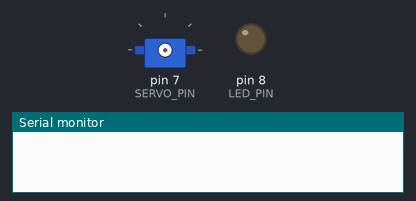
Recording of a sketch running on a simulated Arduino Uno, built with avr-gcc and run on an emulated ATmega328P. Parts: servo, output pins drawn as LEDs (lit = HIGH), the last lines printed to the serial monitor.

Above: at 0.05 s.
At 23.75 s:
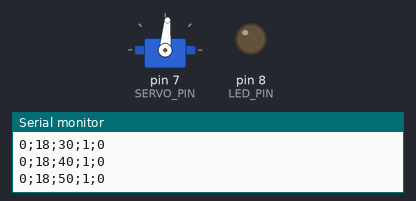
Timing chart, 0 to 39.3 s (numbered marks = the images above):
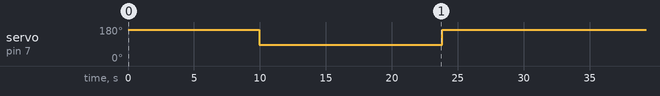

The sketch:

room-controller.ino
```cpp
#include "Scheduler.h"
#include "Arduino.h"
#include "Config.h"
#include "RoomState.h"
#include "ClockTask.h"
#include "RoomControlTask.h"
#include "CommunicationTask.h"

Scheduler taskmgr;
RoomState state;

void setup(){
  Serial.begin(9600);
  while (!Serial){}
  state = AUTO;
  ClockTask* clockTask = new ClockTask(&state);
  RoomControlTask* roomControl = new RoomControlTask(&state, LED_PIN, SERVO_PIN);
  CommunicationTask* commTask = new CommunicationTask(&state, BT_RX_PIN, BT_TX_PIN);

  taskmgr.init(BASE_PERIOD);
  clockTask->init(BASE_PERIOD);
  roomControl->init(BASE_PERIOD * 2, clockTask, commTask);
  commTask->init(BASE_PERIOD * 2, clockTask,
    roomControl->getRollerBlindsAngle(), roomControl->lightsOn());

  taskmgr.addTask(clockTask);
  taskmgr.addTask(roomControl);
  taskmgr.addTask(commTask);
}

void loop(){
  taskmgr.schedule();
}
```

Clock.cpp
```cpp
#include "Clock.h"

Clock::Clock (int time){
  this->hours = time;
  this->minutes = time;
}

int Clock::getHour() {
  return this->hours;
}

int Clock::getMinute() {
  return this->minutes;
}

void Clock::clockTick() {
  this->minutes += SKIP;
  if(this->minutes >= HOUR){
    this->hours = (this->hours + 1) % HRS_FORMAT;
    this->minutes =  this->minutes % HOUR;
  }
}
```

Clock.h
```cpp
#ifndef __CLOCK__
#define __CLOCK__

#define HRS_FORMAT 24
#define HOUR 60
#define SKIP 5

class Clock {
  int hours;
  int minutes;

  public:
    Clock(int time);
    /**
    * get the clock's hour
    */
    int getHour();
    /**
    * get the clock's minute
    */
    int getMinute();
    /**
    * puts the clock on the next time tick
    */
    void clockTick();

};

#endif
```

ClockTask.cpp
```cpp
#include "ClockTask.h"

ClockTask::ClockTask(RoomState* currState){
  this->currState = currState;
  this->clock = new Clock(START);
}
void ClockTask::init(int period) {
  Task::init(period);
}

void ClockTask::tick() {
  clock->clockTick();
}

Clock* ClockTask::getClock(){
  return this->clock;
}
```

ClockTask.h
```cpp
#ifndef __CLOCK_TASK__
#define __CLOCK_TASK__

#include "Task.h"
#include "Clock.h"

#define START 0

class ClockTask : public Task {
  RoomState* currState = nullptr;
  Clock* clock = nullptr;

  public:
    ClockTask(RoomState* currState);

   /**
    * returns the virtual clock
    */
    Clock* getClock();

    void init(int period);
    void tick();
};

#endif
```

CommunicationTask.cpp
```cpp
#include "CommunicationTask.h"

CommunicationTask::CommunicationTask(RoomState* currState, int rxPin, int txPin){
  this->currState = currState;
  this->btConfig = new RemoteConfig();
  this->dbConfig = new RemoteConfig();
  this->sens = new SensorsReadings();
  this->btCommChannel = new MsgServiceBT(rxPin, txPin, this->btConfig);
  this->serialCommChannel = new MsgServiceSerial(sens, this->dbConfig);
}

void CommunicationTask::init(int period, ClockTask* clockTask, int* servoAngle, bool* lights) {
  Task::init(period);
  this->clock = clockTask->getClock();
  this->btCommChannel->init();
  this->servoAngle = servoAngle;
  this->lights = lights;
}

void CommunicationTask::tick() {
  String msg, light;
  btCommChannel->receiveMsg();
  serialCommChannel->receiveMsg();
  switch (*currState){
    case AUTO:
      if(btConfig->isCtrlReq()){
        *currState = BLUETOOTH;
      } else if(dbConfig->isCtrlReq()){
        *currState = DASHBOARD;
      }
      break;
    case BLUETOOTH:
      if(btConfig->isReleaseReq()){
        *currState = AUTO;
      }
      break;
    case DASHBOARD:
      if(dbConfig->isReleaseReq()){
        *currState = AUTO;
      }
      break;
    default:
      *currState = AUTO;
      break;
  }

  /* pack informations */
  *lights ? light = "1" : light = "0";
  msg = *currState + sep + clock->getHour() + sep + clock->getMinute()
    + sep + light + sep + *servoAngle;

  /* send informations */
  btCommChannel->sendMsg(msg);
  serialCommChannel->sendMsg(msg);
}

RemoteConfig* CommunicationTask::getBTConfig(){
  return this->btConfig;
}

RemoteConfig* CommunicationTask::getDBConfig(){
  return this->dbConfig;
}

SensorsReadings* CommunicationTask::getSensorsReadings(){
  return this->sens;
}
```

CommunicationTask.h
```cpp
#ifndef __COMMUNICATION_TASK__
#define __COMMUNICATION_TASK__

#include "Task.h"
#include "MsgServiceSerial.h"
#include "MsgServiceBT.h"
#include "RemoteConfig.h"
#include "SensorsReadings.h"
#include "ClockTask.h"

class CommunicationTask : public Task {
  RoomState* currState = nullptr;
  MsgServiceBT* btCommChannel = nullptr;
  MsgServiceSerial* serialCommChannel = nullptr;
  RemoteConfig* btConfig = nullptr;
  RemoteConfig* dbConfig = nullptr;
  SensorsReadings* sens = nullptr;
  Clock* clock = nullptr;
  int* servoAngle;
  bool* lights;
  const String sep = ";";

  public:
    CommunicationTask(RoomState* currState, int rxPin, int txPin);

    void init(int period, ClockTask* clockTask, int* servoAngle, bool* lights);
    void tick();
    /**
    * returns remote configuration received via bluetooth
    */
    RemoteConfig* getBTConfig();
    /**
    * returns remote configuration received via serial line
    */
    RemoteConfig* getDBConfig();
    /**
    * returns the readings of the sensor board from the serial line
    */
    SensorsReadings* getSensorsReadings();
};

#endif
```

Led.cpp
```cpp
#include "Led.h"

Led::Led(int pin){
  this->pin = pin;
  this->state = OFF;
  pinMode(pin, OUTPUT);
}

bool Led::isOn() {
  return state == ON;
}

bool Led::isOff() {
  return state == OFF;
}

int Led::getPin() {
  return pin;
}

void Led::turnOn() {
  state = ON;
  digitalWrite(pin, HIGH);
}

void Led::turnOff() {
  state = OFF;
  digitalWrite(pin, LOW);
}
```

Led.h
```cpp
#ifndef __LED__
#define __LED__

#include "Arduino.h"
typedef enum {ON, OFF} LedState;

class Led {
  int pin;
  LedState state;

  public:
    Led(int pin);
    /**
    * returns true if the led is on
    */
    bool isOn();
    /**
    * returns true if the led is off
    */
    bool isOff();
    /**
    * returns the pin in which is plugged the led
    */
    int getPin();
    /**
    * Turns on the led
    */
    void turnOn();
    /**
    * Turns off the led
    */
    void turnOff();
};

#endif
```

MsgServiceBT.cpp
```cpp
#include "MsgServiceBT.h"

MsgServiceBT::MsgServiceBT(int rxPin, int txPin, RemoteConfig* conf){
  channel = new SoftwareSerial(rxPin, txPin);
  btConfig = conf;
}

void MsgServiceBT::init(){
  channel->begin(9600);
  failedComm = index = 0;
  clearMsg();
}

void MsgServiceBT::sendMsg(String msg){
  channel->println(msg);
}

void MsgServiceBT::receiveMsg(){
  !channel->available() ? failedComm++ : failedComm = 0;
  if (failedComm == TIMEOUT || index >= NUM_PARAM) {
    btConfig->setConfig("0","0","100");
    clearMsg();
  }
  while (channel->available() > 0 && index < NUM_PARAM) {
    char ch = (char) channel->read();
    switch(ch){
      case SEP:
        index++;
        break;
      case END_COMM:
        btConfig->setConfig(parsedMsg[REQ], parsedMsg[LIGHT], parsedMsg[RB]);
        clearMsg();
        break;
      default:
        if(isDigit(ch)){
          parsedMsg[index] += ch;
        }
        break;
    }
  }
}
```

MsgServiceBT.h
```cpp
#ifndef __MSGSERVICEBT__
#define __MSGSERVICEBT__

#include "Arduino.h"
#include "SoftwareSerial.h"
#include "RemoteConfig.h"

#define NUM_PARAM 3
#define SEP ';'
#define END_COMM '\n'
#define TIMEOUT 10

class MsgServiceBT {
  public:
    MsgServiceBT(int rxPin, int txPin, RemoteConfig* conf);

    void init();
    /**
    * receives and parses msg from the bluetooth module if present
    */
    void receiveMsg();
    /**
    * sends msg via bluetooth
    */
    void sendMsg(String msg);

  private:
    enum {REQ, LIGHT, RB};
    SoftwareSerial* channel = nullptr;
    String parsedMsg[NUM_PARAM];
    RemoteConfig* btConfig = nullptr;
    int failedComm, index;

    void clearMsg(){
      index = 0;
      for (int i = 0; i < NUM_PARAM; i ++ ){
        parsedMsg[i] = "";
      }
    }
};

#endif
```

MsgServiceSerial.cpp
```cpp
#include "MsgServiceSerial.h"

MsgServiceSerial::MsgServiceSerial(SensorsReadings* sens, RemoteConfig* conf){
  this->sensors = sens;
  this->dbConfig = conf;
}

void MsgServiceSerial::sendMsg(String msg){
  Serial.println(msg);
}

void MsgServiceSerial::receiveMsg() {
  if(index >= MSG_FIELDS){
    dbConfig->setConfig("0","0","100");
    sensors->setReadings("0", "0");
    clearMsg();
  }
  /* reading the content */
  while (Serial.available() && index < MSG_FIELDS) {
    char ch = (char) Serial.read();
    switch(ch){
      case SEP:
        index++;
        break;
      case END_COMM:
        dbConfig->setConfig(parsedMsg[REQ], parsedMsg[LIGHT], parsedMsg[RB]);
        sensors->setReadings(parsedMsg[SOMEONE], parsedMsg[LIGHTSENS]);
        clearMsg();
        break;
      default:
        if(isDigit(ch)){
          parsedMsg[index] += ch;
        }
        break;
    }
  }
}
```

MsgServiceSerial.h
```cpp
#ifndef __MSG_SERVICE_SERIAL__
#define __MSG_SERVICE_SERIAL__

#include "Arduino.h"
#include "RemoteConfig.h"
#include "SensorsReadings.h"

#define MSG_FIELDS 5
#define SEP ';'
#define END_COMM '\n'

class MsgServiceSerial {
  public:

    MsgServiceSerial(SensorsReadings* sens, RemoteConfig* conf);
    /**
    * sends msg on the serial line
    */
    void sendMsg(String msg);
    /**
    * receives a message from the serial line
    */
    void receiveMsg();

  private:
    enum {REQ, LIGHT, RB, SOMEONE, LIGHTSENS};
    RemoteConfig* dbConfig = nullptr;
    SensorsReadings* sensors = nullptr;
    String parsedMsg[MSG_FIELDS];
    int index = 0;

    void clearMsg(){
      index = 0;
      for (int i = 0; i < MSG_FIELDS; i ++ ){
        parsedMsg[i] = "";
      }
    }
};

#endif
```

RoomControlTask.cpp
```cpp
#include "RoomControlTask.h"

RoomControlTask::RoomControlTask (RoomState* currState, int ledPin, int servoPin){
  this->currState = currState;
  this->led = new Led(ledPin);
  this->servo = new Servo();
  this->servoPin = servoPin;
  *this->currAngle = UNROLLED;
  *this->lights = false;
}

void RoomControlTask::init(int period, ClockTask* clockTask, CommunicationTask* commTask) {
  this->btConfig = commTask->getBTConfig();
  this->dbConfig = commTask->getDBConfig();
  this->sens = commTask->getSensorsReadings();
  this->clock = clockTask->getClock();
  Task::init(period);
}

void RoomControlTask::angle(int angle) {
  if (angle < ROLLED_UP || angle > UNROLLED) {
    this->angle(UNROLLED);
    return;
  }
  *currAngle = angle;

  float coeff = (2250.0-750.0)/180;
  servo->attach(servoPin);
  servo->write(750 + angle*coeff*1.8);
  delay(DELAY_SERVO);
  servo->detach();
}

void RoomControlTask:: lightRules(){
  if(!sens->isSomeoneInRoom()){
    if (led->isOn()){
      led->turnOff();
    }
  } else {
    if(sens->getLightLvl() <= DARK && led->isOff()){
      led->turnOn();
    }
  }
}

void RoomControlTask:: rollerBlindsRules(){
  if(clock->getHour() >= SLEEP || clock->getHour() < WAKEUP){
    if(*currAngle != UNROLLED && !sens->isSomeoneInRoom()){
      angle(UNROLLED);
    }
  } else{
    if(*currAngle == UNROLLED && sens->isSomeoneInRoom()){
      angle(ROLLED_UP);
    }
  }
  angle(*currAngle);
}

void RoomControlTask::tick() {
  switch (*currState){
    case AUTO:
      lightRules();
      rollerBlindsRules();
      break;
    case BLUETOOTH:
      angle(btConfig->getRollerBlindsAngle());
      btConfig->islightOn() ? led->turnOn() : led->turnOff();
      break;
    case DASHBOARD:
      angle(dbConfig->getRollerBlindsAngle());
      dbConfig->islightOn() ? led->turnOn() : led->turnOff();
      break;
    default:
      break;
  }
  led->isOn() ? *lights = true : *lights = false;
}

int* RoomControlTask::getRollerBlindsAngle(){
  return this->currAngle;
}

bool* RoomControlTask::lightsOn(){
  return this->lights;
}
```

RoomControlTask.h
```cpp
#ifndef __ROOMCONTROL_TASK__
#define __ROOMCONTROL_TASK__

#include "Task.h"
#include "Led.h"
#include "Servo.h"
#include "ClockTask.h"
#include "CommunicationTask.h"

#define DARK 50
#define ROLLED_UP 0
#define UNROLLED 100
#define WAKEUP 8
#define SLEEP 19
#define DELAY_SERVO 50

class RoomControlTask : public Task {
  RoomState* currState = nullptr;
  Led* led = nullptr;
  Servo* servo = nullptr;
  RemoteConfig* btConfig = nullptr;
  RemoteConfig* dbConfig = nullptr;
  SensorsReadings* sens = nullptr;
  Clock* clock = nullptr;
  int servoPin;
  int* currAngle;
  bool* lights;

  /**
  * applies the given angle 0-180 to the servo motor
  */
  void angle(int angle);
  /**
  * applies the lighting system's rules
  */
  void lightRules();
  /**
  * applies the roller blinds system's rules
  */
  void rollerBlindsRules();

  public:
    RoomControlTask(RoomState* currState, int ledPin, int servoPin);
    /**
    * returns a pointer to the current roller blinds unorlling %
    */
    int* getRollerBlindsAngle();
    /**
    * returns a pointer to the room lighting state
    */
    bool* lightsOn();
    void init(int period, ClockTask* clockTask, CommunicationTask* commTask);
    void tick();
};

#endif
```

RoomState.h
```cpp
#ifndef __ROOM_STATE__
#define __ROOM_STATE__

// Defines in which type of state the room is currently in.
typedef enum {AUTO, DASHBOARD, BLUETOOTH} RoomState;

#endif
```

Scheduler.cpp
```cpp
#include "Scheduler.h"

void Scheduler::init(int basePeriod){
  this->basePeriod = basePeriod;
  timer.setupPeriod(basePeriod);
  nTasks = 0;
}

bool Scheduler::addTask(Task* task){
  if (nTasks < MAX_TASKS-1){
    taskList[nTasks] = task;
    nTasks++;
    return true;
  }
  return false;
}

void Scheduler::schedule(){
  timer.waitForNextTick();
  for (int i = 0; i < nTasks; i++){
    if (taskList[i]->updateAndCheckTime(basePeriod)){
      taskList[i]->tick();
    }
  }
}
```

Scheduler.h
```cpp
#ifndef __SCHEDULER__
#define __SCHEDULER__

#include "Timer.h"
#include "Task.h"

#define MAX_TASKS 10

class Scheduler {
  int basePeriod;
  int nTasks;
  Task* taskList[MAX_TASKS];
  Timer timer;

  public:
    void init(int basePeriod);
    /**
    * Adds a task to the execution flow
    */
    virtual bool addTask(Task* task);
    /**
    * executes a tick from every task
    */
    virtual void schedule();
};

#endif
```

SensorsReadings.cpp
```cpp
#include "SensorsReadings.h"

SensorsReadings::SensorsReadings(){
  this->isPresent = false;
  this->lightLvl = 0;
}

void SensorsReadings::setReadings(String presence, String lightLvl){
  presence.toInt() == YES ? isPresent = true : isPresent = false;
  this->lightLvl = lightLvl.toInt();
}

int SensorsReadings::getLightLvl(){
 return lightLvl;
}

bool SensorsReadings::isSomeoneInRoom(){
  return isPresent;
}
```

SensorsReadings.h
```cpp
#ifndef __SENSORS_READINGS__
#define __SENSORS_READINGS__

#include "Arduino.h"

#define YES 1

class SensorsReadings {
  bool isPresent;
  long lightLvl;

  public:
    SensorsReadings();
    /**
    * interprets the input strings taken from serial line and assigns them to internal fields
    */
    void setReadings(String presence, String lightLvl);
    /**
    * returns the current light level in the room from 0 to 100 %
    */
    int getLightLvl();
    /**
    * true if someone is in the room
    */
    bool isSomeoneInRoom();
};

#endif
```

Task.h
```cpp
#ifndef __TASK__
#define __TASK__

#include "RoomState.h"

class Task {
  int myPeriod;
  int timeElapsed;

  protected:
    void setPeriod(int period){
      myPeriod = period;
    }

    int getPeriod() {
      return myPeriod;
    }

  public:
    virtual void init(int period){
      setPeriod(period);
      timeElapsed = 0;
    }

    virtual void tick() = 0;

    bool updateAndCheckTime(int basePeriod){
      timeElapsed += basePeriod;
      if (timeElapsed >= myPeriod){
        timeElapsed = 0;
        return true;
      }
      return false;
    }
};

#endif
```

Timer.cpp
```cpp
#include "Timer.h"
#include "Arduino.h"

volatile bool timerFlag;

ISR(TIMER1_COMPA_vect){
  timerFlag = true;
}

Timer::Timer(){
  timerFlag = false;
}

void Timer::setupFreq(int freq){

  // disabling interrupt
  cli();

  TCCR1A = 0; // set entire TCCR1A register to 0
  TCCR1B = 0; // same for TCCR1B
  TCNT1  = 0; //initialize counter value to 0

  /*
   * set compare match register
   *
   * OCR1A = (16*2^20) / (100*PRESCALER) - 1 (must be < 65536)
   *
   * assuming a prescaler = 1024 => OCR1A = (16*2^10)/freq
   */
  OCR1A = 16*1024/freq;
  // turn on CTC mode
  TCCR1B |= (1 << WGM12);
  // Set CS11 for 8 prescaler
  TCCR1B |= (1 << CS12) | (1 << CS10);
  // enable timer compare interrupt
  TIMSK1 |= (1 << OCIE1A);

  // enabling interrupt
  sei();

}

/* period in ms */
void Timer::setupPeriod(int period){

  // disabling interrupt
  cli();

  TCCR1A = 0; // set entire TCCR1A register to 0
  TCCR1B = 0; // same for TCCR1B
  TCNT1  = 0; //initialize counter value to 0

  /*
   * set compare match register
   *
   * OCR1A = (16*2^20) / (100*PRESCALER) - 1 (must be < 65536)
   *
   * assuming a prescaler = 1024 => OCR1A = (16*2^10)* period/1000 (being in ms)
   */
  OCR1A = 16.384*period;
  // turn on CTC mode
  TCCR1B |= (1 << WGM12);
  // Set CS11 for 8 prescaler
  TCCR1B |= (1 << CS12) | (1 << CS10);
  // enable timer compare interrupt
  TIMSK1 |= (1 << OCIE1A);

  // enabling interrupt
  sei();

}

void Timer::waitForNextTick(){
  /* wait for timer signal */
  while (!timerFlag){}
  timerFlag = false;

}
```

Timer.h
```cpp
#ifndef __TIMER__
#define __TIMER__

class Timer {

public:
  Timer();
  void setupFreq(int freq);
  /* period in ms */
  void setupPeriod(int period);
  void waitForNextTick();

};


#endif
```

Config.h
```cpp
#define BASE_PERIOD 100
#define LED_PIN 8
#define SERVO_PIN 7
#define BT_RX_PIN 2 // to be connected to TX of the BT module
#define BT_TX_PIN 3 // to be connected to RX of the BT module
```

RemoteConfig.cpp
```cpp
#include "RemoteConfig.h"

#define ON 1
#define OFF 2

RemoteConfig::RemoteConfig () {
  request = 0;
  light = false;
  rollerBlinds = 0;
}

void RemoteConfig::setConfig(String req, String lgt, String rb){
  request = req.toInt();
  lgt.toInt() == ON ? light = true : light = false;
  rollerBlinds = rb.toInt();
}

bool RemoteConfig::isCtrlReq(){
  return request == ON;
}

bool RemoteConfig::isReleaseReq(){
  return request == OFF;
}

bool RemoteConfig::islightOn(){
  return light;
}

int RemoteConfig::getRollerBlindsAngle(){
  return rollerBlinds;
}
```

RemoteConfig.h
```cpp
#ifndef __REMOTE_CONFIG__
#define __REMOTE_CONFIG__

#include "Arduino.h"

class RemoteConfig {
  long request;
  bool light;
  long rollerBlinds;

  public:
    RemoteConfig ();
    /**
    * interprets the input strings taken from serial line and assigns them to internal fields
    */
    void setConfig(String req, String lgt, String rb);
    /**
    * true if is requested remote control
    */
    bool isCtrlReq();
    /**
    * true if is released remote control
    */
    bool isReleaseReq();
    /**
    * true if lights are set to be on
    */
    bool islightOn();
    /**
    * returns the current unrolling percentage of the blinds
    */
    int getRollerBlindsAngle();
};

#endif
```

Measured:
- by itself, servo on pin 7 (SERVO_PIN): alternates 165° for 16.4 s and 85° for 13.8 s
